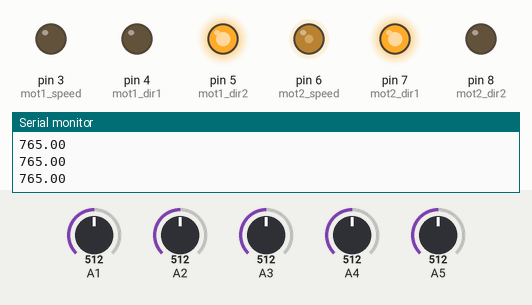
Simulated run of this sketch. Board: Arduino Uno, built with avr-gcc and run on an emulated ATmega328P. Shown: output pins drawn as LEDs (lit = HIGH), the last lines printed to the serial monitor. The inputs (shaded band) are chosen by the test bench; at power-on: A4 = 512, A3 = 512, A5 = 512, A2 = 512, A1 = 512.

Above: at 1.2 s.
1.3 s: A4 set to 992
At 2.3 s:
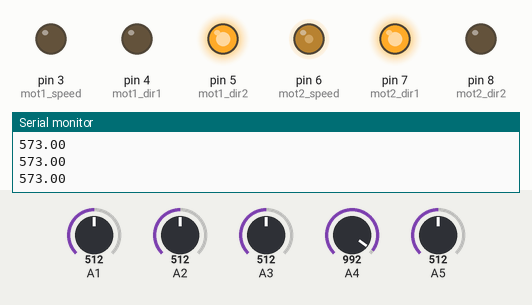
2.8 s: A3 set to 782
At 3.4 s:
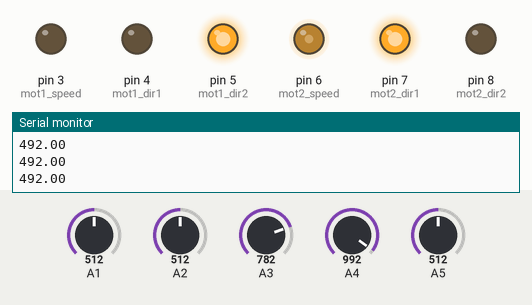
4.3 s: A3 set to 804
At 5.5 s:
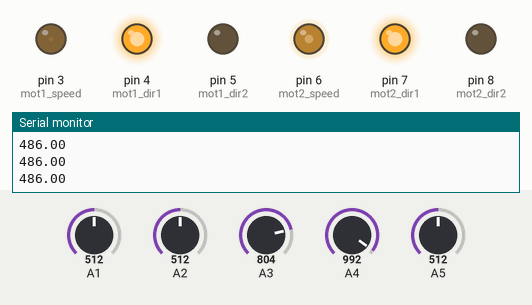
5.8 s: A5 set to 716
At 7.0 s:
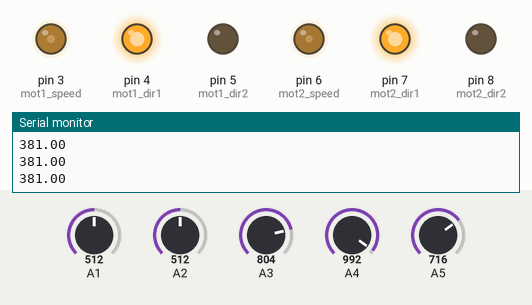
7.3 s: A2 set to 948
At 8.0 s:
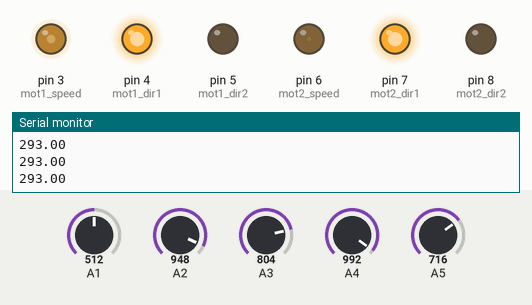
8.8 s: A2 set to 970
At 10.0 s:
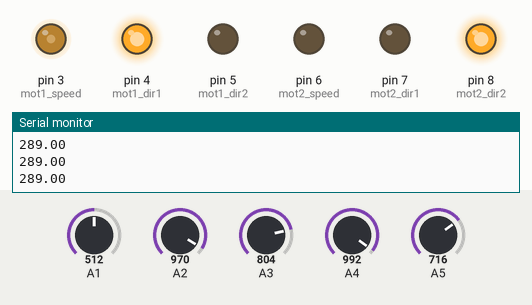
Timing chart, 0 to 11.3 s (numbered marks = the images above; inputs shaded):
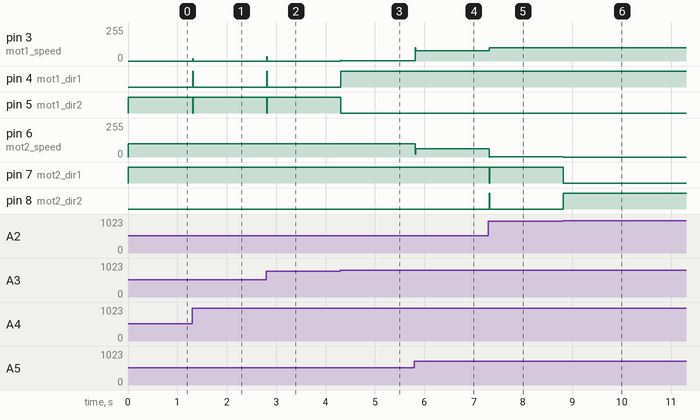

Measured:
- the behaviour switches between 794 and 795 on A3 (found by bisection; images 2 and 3)
- the behaviour switches between 954 and 955 on A2 (found by bisection; images 5 and 6)
- after the input at 1.3 s, pin 3 (mot1_speed): 0/255 → 18/255 at once, → 0/255 0.01 s later; pin 4 (mot1_dir1): LOW → HIGH at once, → LOW 0.01 s later; pin 5 (mot1_dir2): HIGH → LOW at once, → HIGH 0.01 s later
- after the input at 2.8 s, pin 3 (mot1_speed): 0/255 → 31/255 at once, → 0/255 0.01 s later; pin 4 (mot1_dir1): LOW → HIGH at once, → LOW 0.01 s later; pin 5 (mot1_dir2): HIGH → LOW at once, → HIGH 0.01 s later
- after the input at 4.3 s, pin 3 (mot1_speed): 0/255 → 2/255 at once; pin 4 (mot1_dir1): LOW → HIGH at once; pin 5 (mot1_dir2): HIGH → LOW at once
- after the input at 5.8 s, pin 3 (mot1_speed): 2/255 → 76/255 at once; pin 6 (mot2_speed): 100/255 → 63/255 at once
- after the input at 7.3 s, pin 3 (mot1_speed): 76/255 → 100/255 at once; pin 6 (mot2_speed): 63/255 → 2/255 at once; pin 7 (mot2_dir1): HIGH → LOW at once, → HIGH 0.01 s later; pin 8 (mot2_dir2): LOW → HIGH at once, → LOW 0.01 s later
- after the input at 8.8 s, pin 6 (mot2_speed): 2/255 → 0/255 at once; pin 7 (mot2_dir1): HIGH → LOW at once; pin 8 (mot2_dir2): LOW → HIGH at once

The sketch:

main.ino
```cpp
#include <util/delay.h>
#include <stdio.h>
#include <string.h>

float CNYread[6];
int countwhite =0;
#define mot1_speed 3
#define mot1_dir1 4
#define ncounts 100
#define mot1_dir2 5
#define mot2_speed 6
#define mot2_dir1 7
#define mot2_dir2 8
#define maxspeedSTR 70
#define Kp 0.7///0.7//0.7
#define Kd 0.4 //0.0//0.5
float error=0;
float last_error=0;
float line_pos=0;
void setup() {
  // put your setup code here, to run once:
 pinMode(A1,INPUT);
 pinMode(A2,INPUT);
 pinMode(A3,INPUT);
 pinMode(A4,INPUT);
  pinMode(A5,INPUT);
 pinMode(mot1_speed,OUTPUT);
 pinMode(mot1_dir1,OUTPUT);
 pinMode(mot1_dir2,OUTPUT);
 pinMode(mot2_speed,OUTPUT);
 pinMode(mot2_dir1,OUTPUT);
 pinMode(mot2_dir2,OUTPUT);
  Serial.begin(9600);
}
void set_mot1_speed(int speed){
  if (speed>100) speed=100;
  if(speed>0){
    digitalWrite(mot1_dir1,HIGH);
    digitalWrite(mot1_dir2,LOW);
    analogWrite(mot1_speed,speed);
  }else{
    digitalWrite(mot1_dir1,LOW);
    digitalWrite(mot1_dir2,HIGH);
    analogWrite(mot1_speed,0);
  }
}
void set_mot2_speed(int speed){
  if (speed>100) speed=100    ;
  if(speed>0){
    digitalWrite(mot2_dir1,HIGH);
    digitalWrite(mot2_dir2,LOW);
    analogWrite(mot2_speed,speed);
  }else{
    digitalWrite(mot2_dir1,LOW);
    digitalWrite(mot2_dir2,HIGH);
    analogWrite(mot2_speed,0);
  }
}
void loop() {
  // put your main code here, to r  un repeatedly:
  // ---this is to make it digital IR
//  CNYread[0]=analogRead(A1);
//  CNYread[1]=analogRead(A2);
//  CNYread[2]=analogRead(A3);
//  CNYread[3]=analogRead(A4);
//  CNYread[4]=analogRead(A5);
  int count =0;
//  for(int i=0;i<5;i++)
//  {
//
//     if(CNYread[i]>=600) // threshold for white & black
//    {
//      count ++; // this counter for analog & digital to check if all of IR are white so stop
//      CNYread[i]=;
//    }
//    else // i+1 is weight
//    CNYread[i]=100*(i+1);
//    }

// to  make it analog
//Serial.print(analogRead(A1));
//Serial.print("|");
//Serial.print(analogRead(A2));
//Serial.print("|");
//Serial.print(analogRead(A3));
//Serial.print("|");
//Serial.print(analogRead(A4));
//Serial.print("|");
//Serial.println(analogRead(A5));
//Serial.print("|");

   CNYread[0]=(1024-analogRead(A1))/10*1;
   CNYread[1]=(1024-analogRead(A2))/10*2;
   CNYread[2]=(1024-analogRead(A3))/10*3;
   CNYread[3]=(1024-analogRead(A4))/10*4;
   CNYread[4]=(1024-analogRead(A5))/10*5;

// end of analog


  line_pos=(CNYread[0]+CNYread[1]+CNYread[2]+CNYread[3]+CNYread[4]);
// Serial.println(line_pos);
  last_error = error;
  error =line_pos-390;// 300 is start line pos
Serial.println(line_pos);
//Serial.print("|");
//Serial.print(error);
//Serial.print("|");
//Serial.print(
  float correction=Kp*error+Kd*(error-last_error);
//  Serial.print(correction);
//Serial.println("|");
//  correction=0;
// count white is how many times i found all irs are white
if(count<5)
 countwhite =0;
if(count ==5)
countwhite++;
if(countwhite <20 ){ // after 40 times of all ir are white stop
   set_mot1_speed(maxspeedSTR-correction);
   set_mot2_speed(maxspeedSTR+correction);
}
else{
     set_mot1_speed(0);
    set_mot2_speed(0);

  }

}
```
